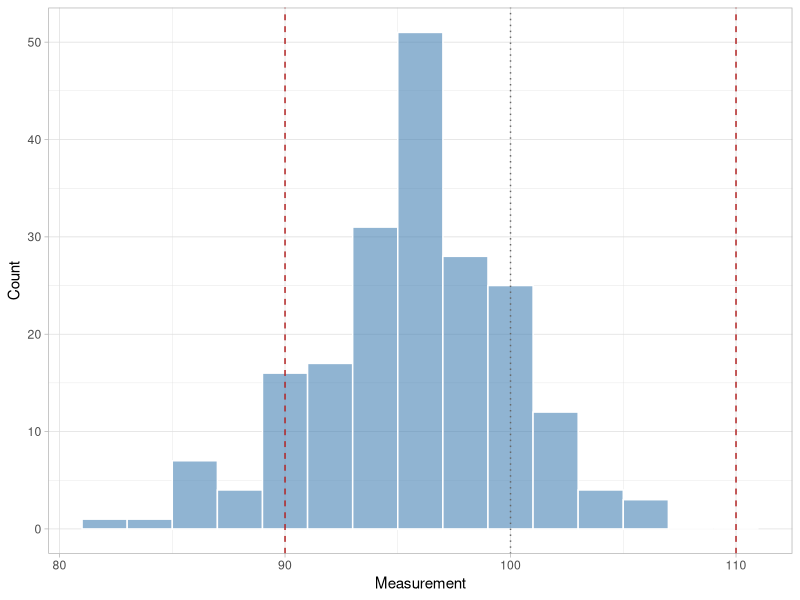

Recreate this plot in R.
## ---- chunk 1
#| code-fold: true
#| message: false
#| label: fig-ppc-46-capability
#| fig-cap: "Histogram of process observations with specification limits (LSL = 90, USL = 110, target = 100)"
library(tidyverse)

set.seed(77)
LSL <- 90
USL <- 110
target <- 100

capability_data <- tibble(x = rnorm(200, mean = 96, sd = 4.2))

ggplot(capability_data, aes(x)) +
  geom_histogram(binwidth = 2, fill = "steelblue", alpha = 0.6, color = "white") +
  geom_vline(xintercept = c(LSL, USL), color = "firebrick", linetype = "dashed") +
  geom_vline(xintercept = target, color = "grey40", linetype = "dotted") +
  labs(x = "Measurement", y = "Count") +
  theme_light()
## ---- chunk 2
s <- sd(capability_data$x)
xbar <- mean(capability_data$x)

Cp <- (USL - LSL) / (6 * s)
Cpk <- min((USL - xbar) / (3 * s), (xbar - LSL) / (3 * s))

c(Cp = Cp, Cpk = Cpk)
